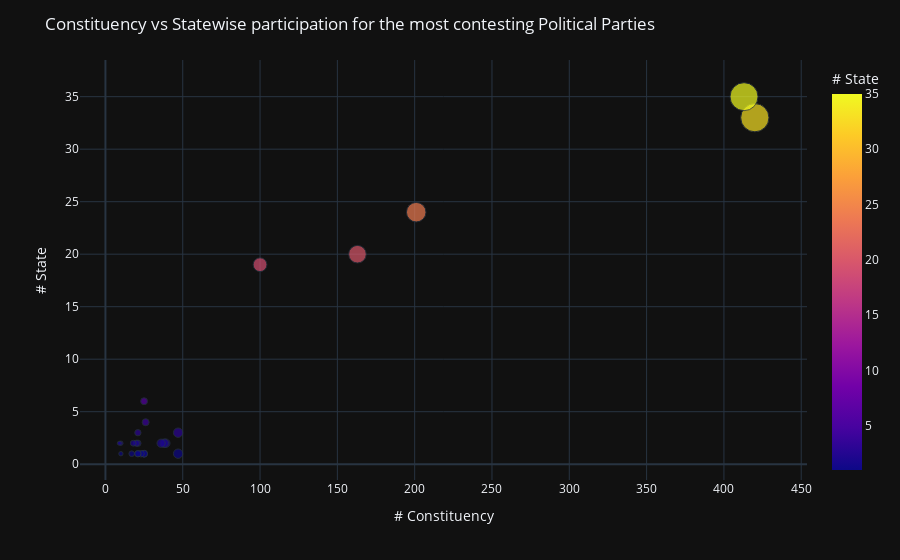

The cell this chart's notebook holds for it:
### Markdown cell above
# Which Parties have been present in most constituencies and States?

### Code cell
vote_prty=vote[vote['PARTY']!='NOTA']
prty_cnt=vote_prty.groupby('PARTY').apply(lambda x:x['CONSTITUENCY'].count()).reset_index(name='# Constituency')
prty_st=vote_prty.groupby('PARTY').apply(lambda x:x['STATE'].nunique()).reset_index(name='# State')
prty_cnt.sort_values(by='# Constituency',ascending=False,inplace=True)
prty_top_cn=prty_cnt[:25]
prty_top_all=pd.merge(prty_top_cn,prty_st,how='inner',left_on='PARTY',right_on='PARTY')
fig = px.scatter(prty_top_all, x='# Constituency', y='# State', color='# State',
                 size='# Constituency', hover_data=['PARTY'])
fig.update_layout(title_text='Constituency vs Statewise participation for the most contesting Political Parties',template='plotly_dark')
fig.show()

### Figure 1 — Plotly figure (JSON) as saved in the notebook; plotly's stock layout.template omitted (floating-point values rounded to 4 significant figures)
{"data": [{"customdata": [["BJP"], ["INC"], ["IND"], ["BSP"], ["CPI(M)"], ["VBA"], ["AITC"], ["SP"], ["NTK"], ["MNM"], ["SHS"], ["AAP"], ["YSRCP"], ["TDP"], ["DMK"], ["AIADMK"], ["BJD"], ["NCP"], ["RJD"], ["JnP"], ["JD(U)"], ["TRS"], ["SAD"], ["SBSP"], ["JD(S)"]], "hovertemplate": "# Constituency=%{marker.size}<br># State=%{marker.color}<br>PARTY=%{customdata[0]}<extra></extra>", "legendgroup": "", "marker": {"color": [33, 35, 24, 20, 19, 1, 3, 2, 2, 2, 4, 6, 1, 1, 1, 1, 1, 3, 2, 2, 2, 1, 1, 2, 2], "coloraxis": "coloraxis", "size": [420, 413, 201, 163, 100, 47, 47, 39, 38, 36, 26, 25, 25, 25, 23, 21, 21, 21, 21, 20, 18, 17, 10, 10, 9], "sizemode": "area", "sizeref": 1.05, "symbol": "circle"}, "mode": "markers", "name": "", "orientation": "v", "showlegend": false, "type": "scatter", "x": [420, 413, 201, 163, 100, 47, 47, 39, 38, 36, 26, 25, 25, 25, 23, 21, 21, 21, 21, 20, 18, 17, 10, 10, 9], "xaxis": "x", "y": [33, 35, 24, 20, 19, 1, 3, 2, 2, 2, 4, 6, 1, 1, 1, 1, 1, 3, 2, 2, 2, 1, 1, 2, 2], "yaxis": "y"}], "layout": {"coloraxis": {"colorbar": {"title": {"text": "# State"}}, "colorscale": [[0.0, "#0d0887"], [0.1111, "#46039f"], [0.2222, "#7201a8"], [0.3333, "#9c179e"], [0.4444, "#bd3786"], [0.5556, "#d8576b"], [0.6667, "#ed7953"], [0.7778, "#fb9f3a"], [0.8889, "#fdca26"], [1.0, "#f0f921"]]}, "legend": {"itemsizing": "constant", "tracegroupgap": 0}, "margin": {"t": 60}, "title": {"text": "Constituency vs Statewise participation for the most contesting Political Parties"}, "xaxis": {"anchor": "y", "domain": [0.0, 1.0], "title": {"text": "# Constituency"}}, "yaxis": {"anchor": "x", "domain": [0.0, 1.0], "title": {"text": "# State"}}}}
